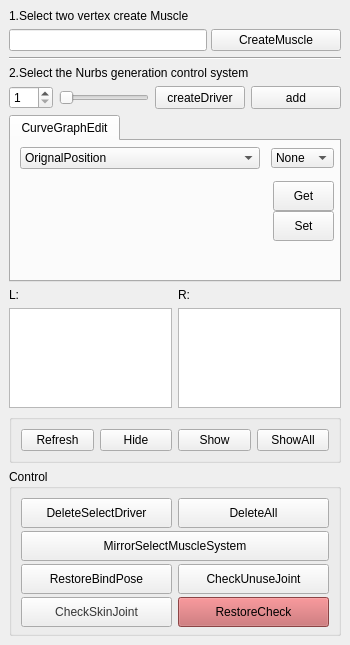
<?xml version="1.0" encoding="UTF-8"?>
<ui version="4.0">
 <class>MainWindow</class>
 <widget class="QMainWindow" name="MainWindow">
  <property name="geometry">
   <rect>
    <x>0</x>
    <y>0</y>
    <width>350</width>
    <height>645</height>
   </rect>
  </property>
  <property name="minimumSize">
   <size>
    <width>350</width>
    <height>645</height>
   </size>
  </property>
  <property name="windowTitle">
   <string>MuscleJointSystem</string>
  </property>
  <widget class="QWidget" name="centralwidget">
   <layout class="QVBoxLayout" name="verticalLayout">
    <item>
     <widget class="QLabel" name="label">
      <property name="text">
       <string>1.Select two vertex create Muscle</string>
      </property>
     </widget>
    </item>
    <item>
     <layout class="QHBoxLayout" name="horizontalLayout_2" stretch="0,0">
      <property name="spacing">
       <number>4</number>
      </property>
      <item>
       <widget class="QLineEdit" name="Mjs_name_input">
        <property name="sizePolicy">
         <sizepolicy hsizetype="Preferred" vsizetype="Preferred">
          <horstretch>0</horstretch>
          <verstretch>0</verstretch>
         </sizepolicy>
        </property>
        <property name="minimumSize">
         <size>
          <width>170</width>
          <height>0</height>
         </size>
        </property>
        <property name="maximumSize">
         <size>
          <width>16777215</width>
          <height>16777215</height>
         </size>
        </property>
       </widget>
      </item>
      <item>
       <widget class="QPushButton" name="Mjs_CreateNurb">
        <property name="sizePolicy">
         <sizepolicy hsizetype="Preferred" vsizetype="Preferred">
          <horstretch>0</horstretch>
          <verstretch>0</verstretch>
         </sizepolicy>
        </property>
        <property name="minimumSize">
         <size>
          <width>0</width>
          <height>0</height>
         </size>
        </property>
        <property name="maximumSize">
         <size>
          <width>130</width>
          <height>16777215</height>
         </size>
        </property>
        <property name="text">
         <string>CreateMuscle</string>
        </property>
       </widget>
      </item>
     </layout>
    </item>
    <item>
     <widget class="Line" name="line">
      <property name="orientation">
       <enum>Qt::Horizontal</enum>
      </property>
     </widget>
    </item>
    <item>
     <widget class="QLabel" name="label_2">
      <property name="sizePolicy">
       <sizepolicy hsizetype="Preferred" vsizetype="Fixed">
        <horstretch>0</horstretch>
        <verstretch>0</verstretch>
       </sizepolicy>
      </property>
      <property name="maximumSize">
       <size>
        <width>16777215</width>
        <height>30</height>
       </size>
      </property>
      <property name="text">
       <string>2.Select the Nurbs generation control system</string>
      </property>
     </widget>
    </item>
    <item>
     <layout class="QHBoxLayout" name="horizontalLayout">
      <item>
       <widget class="QSpinBox" name="Mjs_Slider_Num">
        <property name="sizePolicy">
         <sizepolicy hsizetype="Maximum" vsizetype="Preferred">
          <horstretch>0</horstretch>
          <verstretch>0</verstretch>
         </sizepolicy>
        </property>
        <property name="minimumSize">
         <size>
          <width>44</width>
          <height>0</height>
         </size>
        </property>
        <property name="maximumSize">
         <size>
          <width>16777215</width>
          <height>16777215</height>
         </size>
        </property>
        <property name="minimum">
         <number>1</number>
        </property>
        <property name="maximum">
         <number>50</number>
        </property>
       </widget>
      </item>
      <item>
       <widget class="QSlider" name="Mjs_slider">
        <property name="sizePolicy">
         <sizepolicy hsizetype="Preferred" vsizetype="Preferred">
          <horstretch>0</horstretch>
          <verstretch>0</verstretch>
         </sizepolicy>
        </property>
        <property name="minimumSize">
         <size>
          <width>60</width>
          <height>0</height>
         </size>
        </property>
        <property name="maximumSize">
         <size>
          <width>16777215</width>
          <height>16777215</height>
         </size>
        </property>
        <property name="minimum">
         <number>1</number>
        </property>
        <property name="maximum">
         <number>50</number>
        </property>
        <property name="orientation">
         <enum>Qt::Horizontal</enum>
        </property>
       </widget>
      </item>
      <item>
       <widget class="QPushButton" name="Mjs_CreateDrv">
        <property name="sizePolicy">
         <sizepolicy hsizetype="Preferred" vsizetype="Preferred">
          <horstretch>0</horstretch>
          <verstretch>0</verstretch>
         </sizepolicy>
        </property>
        <property name="maximumSize">
         <size>
          <width>120</width>
          <height>16777215</height>
         </size>
        </property>
        <property name="text">
         <string>createDriver</string>
        </property>
       </widget>
      </item>
      <item>
       <widget class="QPushButton" name="Mjs_CreateDrv_add">
        <property name="sizePolicy">
         <sizepolicy hsizetype="Preferred" vsizetype="Preferred">
          <horstretch>0</horstretch>
          <verstretch>0</verstretch>
         </sizepolicy>
        </property>
        <property name="minimumSize">
         <size>
          <width>40</width>
          <height>0</height>
         </size>
        </property>
        <property name="maximumSize">
         <size>
          <width>120</width>
          <height>16777215</height>
         </size>
        </property>
        <property name="text">
         <string>add</string>
        </property>
       </widget>
      </item>
     </layout>
    </item>
    <item>
     <widget class="QTabWidget" name="Mjs_Tab">
      <property name="sizePolicy">
       <sizepolicy hsizetype="Preferred" vsizetype="Preferred">
        <horstretch>0</horstretch>
        <verstretch>0</verstretch>
       </sizepolicy>
      </property>
      <property name="minimumSize">
       <size>
        <width>0</width>
        <height>0</height>
       </size>
      </property>
      <property name="maximumSize">
       <size>
        <width>16777215</width>
        <height>16777215</height>
       </size>
      </property>
      <property name="currentIndex">
       <number>0</number>
      </property>
      <widget class="QWidget" name="tab_2">
       <attribute name="title">
        <string>CurveGraphEdit</string>
       </attribute>
       <layout class="QGridLayout" name="gridLayout_2">
        <property name="leftMargin">
         <number>2</number>
        </property>
        <property name="topMargin">
         <number>6</number>
        </property>
        <property name="rightMargin">
         <number>5</number>
        </property>
        <property name="bottomMargin">
         <number>10</number>
        </property>
        <property name="spacing">
         <number>4</number>
        </property>
        <item row="3" column="1">
         <widget class="QPushButton" name="Mjs_curveEdit_get">
          <property name="sizePolicy">
           <sizepolicy hsizetype="Fixed" vsizetype="Fixed">
            <horstretch>0</horstretch>
            <verstretch>0</verstretch>
           </sizepolicy>
          </property>
          <property name="minimumSize">
           <size>
            <width>61</width>
            <height>30</height>
           </size>
          </property>
          <property name="maximumSize">
           <size>
            <width>61</width>
            <height>16777215</height>
           </size>
          </property>
          <property name="text">
           <string>Get</string>
          </property>
         </widget>
        </item>
        <item row="0" column="0" colspan="2">
         <layout class="QHBoxLayout" name="horizontalLayout_3">
          <property name="spacing">
           <number>11</number>
          </property>
          <property name="leftMargin">
           <number>7</number>
          </property>
          <item>
           <widget class="QComboBox" name="Mjs_CurveEdit_sort_name">
            <property name="sizePolicy">
             <sizepolicy hsizetype="Expanding" vsizetype="Fixed">
              <horstretch>0</horstretch>
              <verstretch>0</verstretch>
             </sizepolicy>
            </property>
            <property name="currentText">
             <string>OrignalPosition</string>
            </property>
            <item>
             <property name="text">
              <string>OrignalPosition</string>
             </property>
            </item>
            <item>
             <property name="text">
              <string>PullMinFalloff</string>
             </property>
            </item>
            <item>
             <property name="text">
              <string>PushMinFalloff</string>
             </property>
            </item>
           </widget>
          </item>
          <item>
           <widget class="QComboBox" name="Mjs_CurveEdit_SmoothSort_orig">
            <property name="maximumSize">
             <size>
              <width>63</width>
              <height>20</height>
             </size>
            </property>
            <item>
             <property name="text">
              <string>None</string>
             </property>
            </item>
            <item>
             <property name="text">
              <string>Linear</string>
             </property>
            </item>
            <item>
             <property name="text">
              <string>Smooth</string>
             </property>
            </item>
            <item>
             <property name="text">
              <string>Spline</string>
             </property>
            </item>
           </widget>
          </item>
         </layout>
        </item>
        <item row="1" column="0" rowspan="7">
         <layout class="QVBoxLayout" name="Mjs_CurveEditLayout">
          <property name="spacing">
           <number>0</number>
          </property>
          <property name="topMargin">
           <number>0</number>
          </property>
         </layout>
        </item>
        <item row="4" column="1">
         <widget class="QPushButton" name="Mjs_curveEdit_set">
          <property name="enabled">
           <bool>true</bool>
          </property>
          <property name="sizePolicy">
           <sizepolicy hsizetype="Fixed" vsizetype="Fixed">
            <horstretch>0</horstretch>
            <verstretch>0</verstretch>
           </sizepolicy>
          </property>
          <property name="minimumSize">
           <size>
            <width>61</width>
            <height>30</height>
           </size>
          </property>
          <property name="maximumSize">
           <size>
            <width>61</width>
            <height>16777215</height>
           </size>
          </property>
          <property name="text">
           <string>Set</string>
          </property>
          <property name="default">
           <bool>false</bool>
          </property>
         </widget>
        </item>
        <item row="6" column="1">
         <widget class="QLabel" name="label_5">
          <property name="minimumSize">
           <size>
            <width>0</width>
            <height>20</height>
           </size>
          </property>
          <property name="text">
           <string/>
          </property>
         </widget>
        </item>
       </layout>
      </widget>
     </widget>
    </item>
    <item>
     <layout class="QHBoxLayout" name="horizontalLayout_5">
      <item>
       <widget class="QLabel" name="label_4">
        <property name="text">
         <string>L:</string>
        </property>
       </widget>
      </item>
      <item>
       <widget class="QLabel" name="label_3">
        <property name="text">
         <string>R:</string>
        </property>
       </widget>
      </item>
     </layout>
    </item>
    <item>
     <layout class="QHBoxLayout" name="horizontalLayout_4" stretch="0,0">
      <item>
       <widget class="QListWidget" name="Mjs_list">
        <property name="sizePolicy">
         <sizepolicy hsizetype="Preferred" vsizetype="Preferred">
          <horstretch>0</horstretch>
          <verstretch>0</verstretch>
         </sizepolicy>
        </property>
        <property name="minimumSize">
         <size>
          <width>0</width>
          <height>100</height>
         </size>
        </property>
        <property name="maximumSize">
         <size>
          <width>16777215</width>
          <height>16777215</height>
         </size>
        </property>
       </widget>
      </item>
      <item>
       <widget class="QListWidget" name="Mjs_list_2">
        <property name="sizePolicy">
         <sizepolicy hsizetype="Preferred" vsizetype="Preferred">
          <horstretch>0</horstretch>
          <verstretch>0</verstretch>
         </sizepolicy>
        </property>
        <property name="minimumSize">
         <size>
          <width>0</width>
          <height>100</height>
         </size>
        </property>
        <property name="maximumSize">
         <size>
          <width>16777215</width>
          <height>16777215</height>
         </size>
        </property>
       </widget>
      </item>
     </layout>
    </item>
    <item>
     <widget class="QGroupBox" name="groupBox">
      <property name="title">
       <string/>
      </property>
      <layout class="QHBoxLayout" name="horizontalLayout_7">
       <item>
        <widget class="QPushButton" name="Mjs_refresh">
         <property name="sizePolicy">
          <sizepolicy hsizetype="Preferred" vsizetype="Preferred">
           <horstretch>0</horstretch>
           <verstretch>0</verstretch>
          </sizepolicy>
         </property>
         <property name="minimumSize">
          <size>
           <width>0</width>
           <height>0</height>
          </size>
         </property>
         <property name="maximumSize">
          <size>
           <width>16777215</width>
           <height>16777215</height>
          </size>
         </property>
         <property name="text">
          <string>Refresh</string>
         </property>
        </widget>
       </item>
       <item>
        <widget class="QPushButton" name="Mjs_refresh_hide">
         <property name="sizePolicy">
          <sizepolicy hsizetype="Preferred" vsizetype="Preferred">
           <horstretch>0</horstretch>
           <verstretch>0</verstretch>
          </sizepolicy>
         </property>
         <property name="minimumSize">
          <size>
           <width>0</width>
           <height>0</height>
          </size>
         </property>
         <property name="text">
          <string>Hide</string>
         </property>
        </widget>
       </item>
       <item>
        <widget class="QPushButton" name="Mjs_refresh_hideshow">
         <property name="sizePolicy">
          <sizepolicy hsizetype="Preferred" vsizetype="Preferred">
           <horstretch>0</horstretch>
           <verstretch>0</verstretch>
          </sizepolicy>
         </property>
         <property name="minimumSize">
          <size>
           <width>0</width>
           <height>0</height>
          </size>
         </property>
         <property name="text">
          <string>Show</string>
         </property>
        </widget>
       </item>
       <item>
        <widget class="QPushButton" name="Mjs_refresh_hideshowAll">
         <property name="sizePolicy">
          <sizepolicy hsizetype="Preferred" vsizetype="Preferred">
           <horstretch>0</horstretch>
           <verstretch>0</verstretch>
          </sizepolicy>
         </property>
         <property name="minimumSize">
          <size>
           <width>0</width>
           <height>0</height>
          </size>
         </property>
         <property name="maximumSize">
          <size>
           <width>16777215</width>
           <height>16777215</height>
          </size>
         </property>
         <property name="text">
          <string>ShowAll</string>
         </property>
        </widget>
       </item>
      </layout>
     </widget>
    </item>
    <item>
     <widget class="QGroupBox" name="groupBox_2">
      <property name="title">
       <string>Control</string>
      </property>
      <layout class="QVBoxLayout" name="verticalLayout_2">
       <item>
        <layout class="QGridLayout" name="gridLayout_4" rowminimumheight="0,0,0,0">
         <property name="verticalSpacing">
          <number>6</number>
         </property>
         <item row="2" column="1">
          <widget class="QPushButton" name="Mjs_check_unuse">
           <property name="sizePolicy">
            <sizepolicy hsizetype="Preferred" vsizetype="Preferred">
             <horstretch>0</horstretch>
             <verstretch>0</verstretch>
            </sizepolicy>
           </property>
           <property name="minimumSize">
            <size>
             <width>0</width>
             <height>30</height>
            </size>
           </property>
           <property name="maximumSize">
            <size>
             <width>16777215</width>
             <height>16777215</height>
            </size>
           </property>
           <property name="text">
            <string>CheckUnuseJoint</string>
           </property>
          </widget>
         </item>
         <item row="2" column="0">
          <widget class="QPushButton" name="Mjs_rebind">
           <property name="sizePolicy">
            <sizepolicy hsizetype="Preferred" vsizetype="Preferred">
             <horstretch>0</horstretch>
             <verstretch>0</verstretch>
            </sizepolicy>
           </property>
           <property name="minimumSize">
            <size>
             <width>0</width>
             <height>30</height>
            </size>
           </property>
           <property name="maximumSize">
            <size>
             <width>16777215</width>
             <height>60</height>
            </size>
           </property>
           <property name="text">
            <string>RestoreBindPose</string>
           </property>
          </widget>
         </item>
         <item row="1" column="0" colspan="2">
          <widget class="QPushButton" name="Mjs_Mirror">
           <property name="sizePolicy">
            <sizepolicy hsizetype="Preferred" vsizetype="Preferred">
             <horstretch>0</horstretch>
             <verstretch>0</verstretch>
            </sizepolicy>
           </property>
           <property name="minimumSize">
            <size>
             <width>0</width>
             <height>30</height>
            </size>
           </property>
           <property name="maximumSize">
            <size>
             <width>16777215</width>
             <height>60</height>
            </size>
           </property>
           <property name="text">
            <string>MirrorSelectMuscleSystem</string>
           </property>
          </widget>
         </item>
         <item row="0" column="1">
          <widget class="QPushButton" name="Mjs_Dl_all">
           <property name="sizePolicy">
            <sizepolicy hsizetype="Preferred" vsizetype="Preferred">
             <horstretch>0</horstretch>
             <verstretch>0</verstretch>
            </sizepolicy>
           </property>
           <property name="minimumSize">
            <size>
             <width>0</width>
             <height>30</height>
            </size>
           </property>
           <property name="maximumSize">
            <size>
             <width>16777215</width>
             <height>60</height>
            </size>
           </property>
           <property name="text">
            <string>DeleteAll</string>
           </property>
          </widget>
         </item>
         <item row="0" column="0">
          <widget class="QPushButton" name="Mjs_Dl">
           <property name="sizePolicy">
            <sizepolicy hsizetype="Preferred" vsizetype="Preferred">
             <horstretch>0</horstretch>
             <verstretch>0</verstretch>
            </sizepolicy>
           </property>
           <property name="minimumSize">
            <size>
             <width>0</width>
             <height>30</height>
            </size>
           </property>
           <property name="maximumSize">
            <size>
             <width>16777215</width>
             <height>16777215</height>
            </size>
           </property>
           <property name="text">
            <string>DeleteSelectDriver</string>
           </property>
          </widget>
         </item>
         <item row="3" column="0">
          <widget class="QPushButton" name="Mjs_check">
           <property name="sizePolicy">
            <sizepolicy hsizetype="Preferred" vsizetype="Preferred">
             <horstretch>0</horstretch>
             <verstretch>0</verstretch>
            </sizepolicy>
           </property>
           <property name="minimumSize">
            <size>
             <width>0</width>
             <height>30</height>
            </size>
           </property>
           <property name="maximumSize">
            <size>
             <width>16777215</width>
             <height>60</height>
            </size>
           </property>
           <property name="autoFillBackground">
            <bool>false</bool>
           </property>
           <property name="styleSheet">
            <string notr="true">background-color: rgb(238, 238, 238);
color: rgb(52, 52, 52);</string>
           </property>
           <property name="text">
            <string>CheckSkinJoint</string>
           </property>
          </widget>
         </item>
         <item row="3" column="1">
          <widget class="QPushButton" name="Mjs_recheck">
           <property name="sizePolicy">
            <sizepolicy hsizetype="Preferred" vsizetype="Preferred">
             <horstretch>0</horstretch>
             <verstretch>0</verstretch>
            </sizepolicy>
           </property>
           <property name="minimumSize">
            <size>
             <width>0</width>
             <height>30</height>
            </size>
           </property>
           <property name="maximumSize">
            <size>
             <width>16777215</width>
             <height>60</height>
            </size>
           </property>
           <property name="styleSheet">
            <string notr="true">background-color: rgb(194, 95, 97);</string>
           </property>
           <property name="text">
            <string>RestoreCheck</string>
           </property>
          </widget>
         </item>
        </layout>
       </item>
      </layout>
     </widget>
    </item>
    <item>
     <spacer name="verticalSpacer">
      <property name="orientation">
       <enum>Qt::Vertical</enum>
      </property>
      <property name="sizeHint" stdset="0">
       <size>
        <width>20</width>
        <height>40</height>
       </size>
      </property>
     </spacer>
    </item>
   </layout>
  </widget>
 </widget>
 <resources/>
 <connections/>
</ui>
